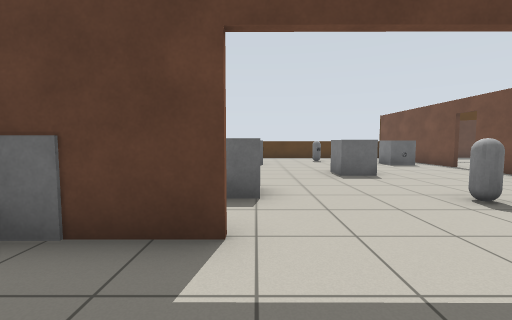
View 1 (above)

15 first-person views from a walk through a Gazebo world. The camera is 0.94 m above the floor, tilts 4° down and sees 90° across. Floor lines are 1 m apart. The floor is counted in squares, 1 m on a side. Each view is taken from the middle of a square. On the plan, view 1 faces up. The plan holds only what a view shows up to about 10 squares ahead; the rest is blank.

View 2
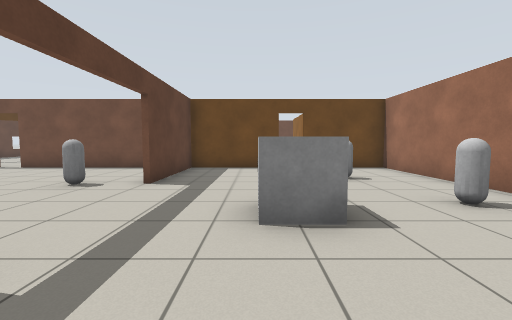

View 3
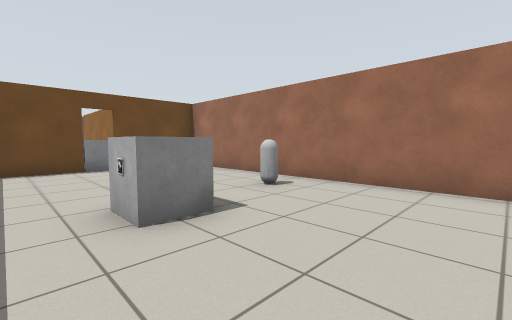

View 4
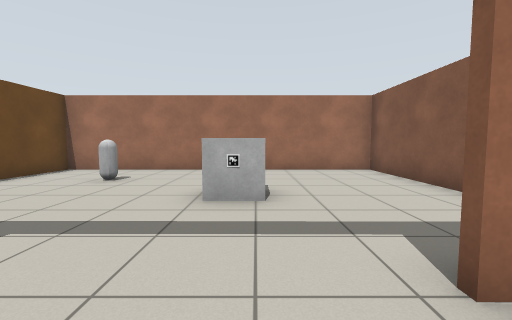

View 5
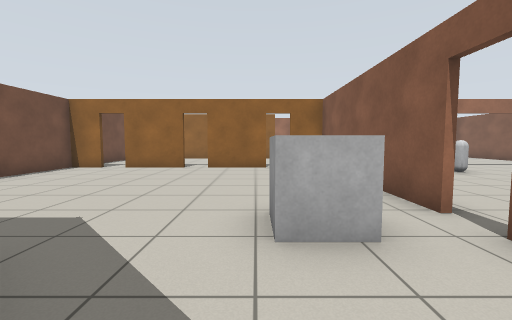

View 6
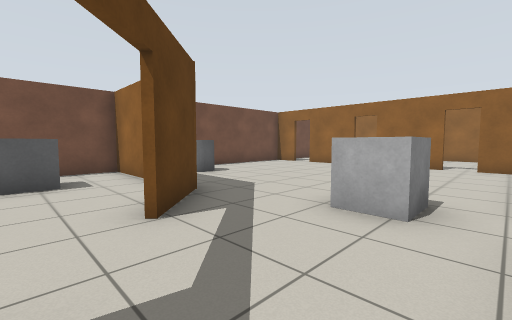

View 7
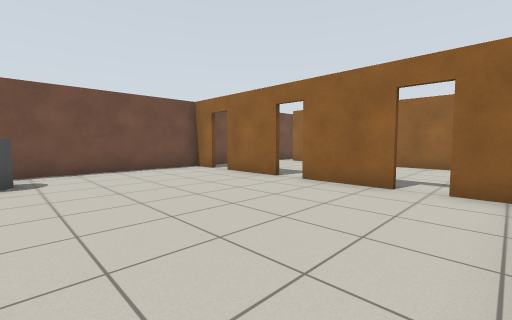

View 8
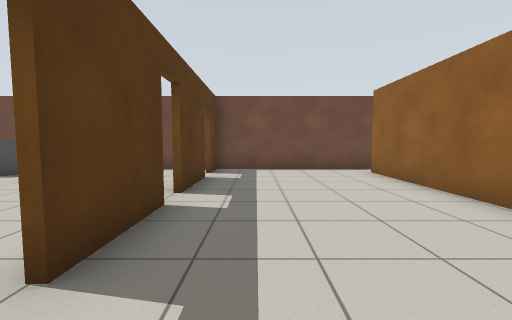

View 9
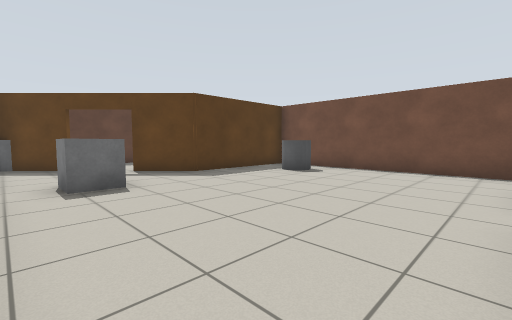

View 10
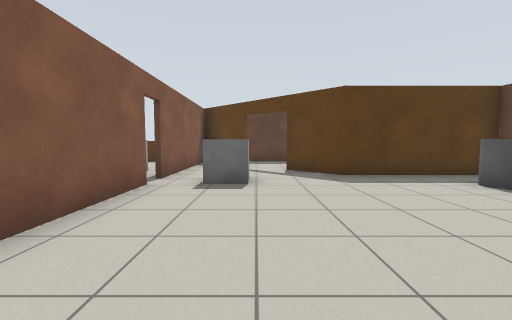

View 11
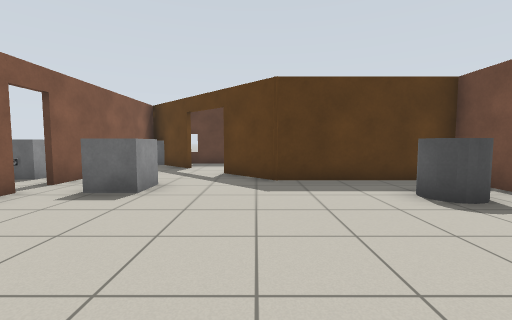

View 12
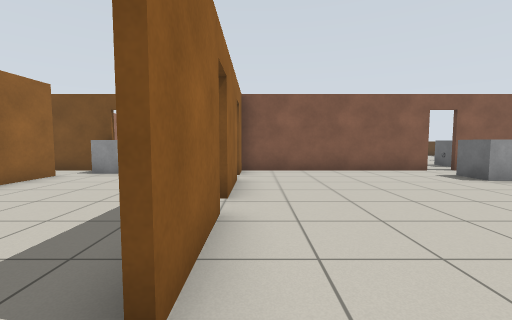

View 13
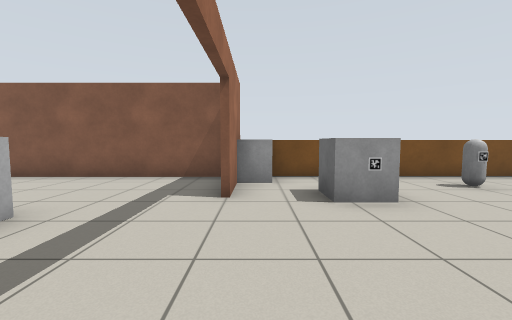

View 14
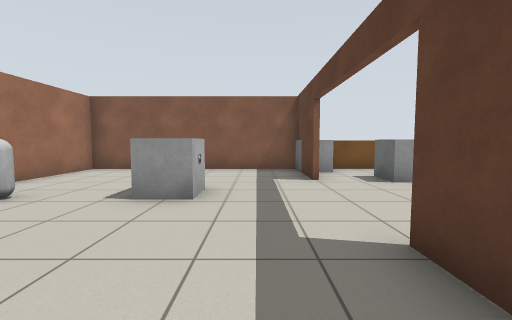

View 15
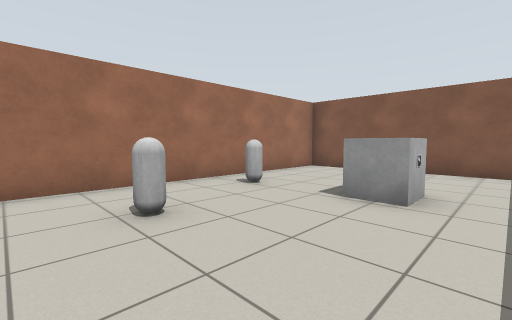

### Floor plan
Points are (right, up) in squares from view 1. A wall is a line through its corners. A room is listed if a view was taken in it or the views show most of it. See-through windows are left out.
Room 1 (views 1, 2, 3, 14, 15)
walls: (-0.2, 2.4) (-2.9, 2.4) (-2.9, -4.7) (7.4, -4.7) (7.4, -2.3); (7.4, -0.3) (7.4, 2.5); (7.4, 2.4) (3.7, 2.4)
ways out: open door at (1.5, 2.5) to room 2
objects: grey box (1, -1) to (2, 0); other object (2, -3); other object (5, -2)
Room 2 (views 4, 13)
walls: (7.4, 9.5) (7.4, 10.1); (7.4, 4.1) (7.4, 8.7); (-1.5, 2.5) (-0.2, 2.5)
ways out: open door at (1.5, 2.5) to room 1; open door at (7.5, 9) to room 3
objects: grey box (-3, 2) to (-2, 3); fence (-3, 4) to (-3, 5); fence (-3, 7) to (-3, 10); grey box (-1, 4) to (0, 5); other object (-1, 7); other object (-1, 8); grey box (3, 7) to (3, 8); other object (4, 4); other object (6, 10); grey box (6, 11); grey box (8, 15)
Room 3 (views 5, 6, 7, 9, 10, 11, 12)
walls: (12.6, 2.5) (14.9, 2.5); (7.6, 8.7) (7.6, 2.5); (9.6, 2.5) (11.9, 2.5); (15.6, 2.5) (16.8, 2.5) (16.8, 10.2) (12.5, 10.2) (11, 11.7); (7.4, 2.5) (8.8, 2.5); (9.6, 13.1) (8.3, 14.4); (7.6, 14.1) (7.6, 9.5)
ways out: open door at (7.5, 9) to room 2; open door at (9, 2.5) to room 4; open door at (12.3, 2.3) to room 4; open door at (15.3, 2.3) to room 4; open door at (10, 13); open door at (11, 12)
objects: grey box (9, 9) to (10, 9); grey cylinder (15, 8) to (16, 9)
Room 4 (view 8)
walls: (11.9, 2.4) (9.5, 2.4); (14.9, 2.3) (12.7, 2.4); (8.9, -2.6) (16, -2.6); (7.6, -1.6) (7.6, -3.8); (16.8, -3.1) (16.8, 2.3) (15.7, 2.3)
ways out: open door at (9, 2.5) to room 3; open door at (12.3, 2.3) to room 3; open door at (15.3, 2.3) to room 3
objects: grey box (7, -2) to (8, -1)

Positions as (right, up) in squares from view 1, and headings:
1: (0, 0), facing up
2: (-2, 0), facing right
3: (-2, 1), facing down-right
4: (1, 4), facing down
5: (10, 12), facing down
6: (8, 13), facing down-right
7: (8, 8), facing down-right
8: (8, 1), facing right
9: (8, 3), facing up-right
10: (10, 3), facing up
11: (12, 4), facing up
12: (16, 3), facing left
13: (4, 3), facing left
14: (6, 1), facing left
15: (6, 1), facing down-left
